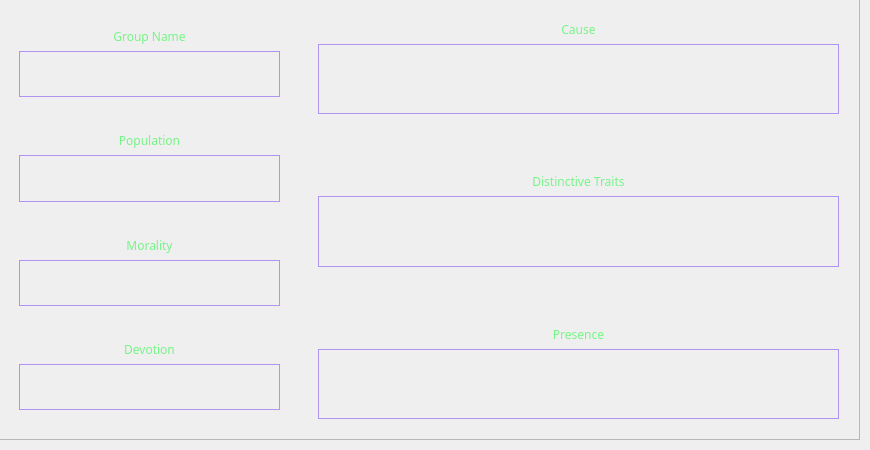
    <widget class="QWidget" name="page5Grp">
     <widget class="QWidget" name="gridLayoutWidget_7">
      <property name="geometry">
       <rect>
        <x>-1</x>
        <y>-1</y>
        <width>861</width>
        <height>441</height>
       </rect>
      </property>
      <layout class="QGridLayout" name="grpGridContainer">
       <item row="0" column="0">
        <widget class="QFrame" name="grpFrame">
         <property name="frameShape">
          <enum>QFrame::StyledPanel</enum>
         </property>
         <property name="frameShadow">
          <enum>QFrame::Raised</enum>
         </property>
         <widget class="QWidget" name="verticalLayoutWidget_6">
          <property name="geometry">
           <rect>
            <x>20</x>
            <y>0</y>
            <width>261</width>
            <height>411</height>
           </rect>
          </property>
          <layout class="QVBoxLayout" name="grpSmallVL">
           <item>
            <widget class="QLabel" name="grpNameTxt">
             <property name="font">
              <font>
               <family>Bahnschrift Light</family>
              </font>
             </property>
             <property name="styleSheet">
              <string notr="true">.QLabel {color: rgba(119,244,136,255);}</string>
             </property>
             <property name="text">
              <string>Group Name</string>
             </property>
             <property name="alignment">
              <set>Qt::AlignBottom|Qt::AlignHCenter</set>
             </property>
             <property name="wordWrap">
              <bool>true</bool>
             </property>
            </widget>
           </item>
           <item>
            <widget class="QLabel" name="grpNameLabel">
             <property name="font">
              <font>
               <family>Bahnschrift Light</family>
              </font>
             </property>
             <property name="styleSheet">
              <string notr="true">.QLabel {border: 1px solid rgba(177,147,242,255); color: rgba(119,244,136,255)}</string>
             </property>
             <property name="text">
              <string/>
             </property>
             <property name="alignment">
              <set>Qt::AlignCenter</set>
             </property>
             <property name="wordWrap">
              <bool>true</bool>
             </property>
             <property name="margin">
              <number>5</number>
             </property>
            </widget>
           </item>
           <item>
            <widget class="QLabel" name="grpPopTxt">
             <property name="font">
              <font>
               <family>Bahnschrift Light</family>
              </font>
             </property>
             <property name="styleSheet">
              <string notr="true">.QLabel {color: rgba(119,244,136,255);}</string>
             </property>
             <property name="text">
              <string>Population</string>
             </property>
             <property name="alignment">
              <set>Qt::AlignBottom|Qt::AlignHCenter</set>
             </property>
             <property name="wordWrap">
              <bool>true</bool>
             </property>
            </widget>
           </item>
           <item>
            <widget class="QLabel" name="grpPopTxt_2">
             <property name="font">
              <font>
               <family>Bahnschrift Light</family>
              </font>
             </property>
             <property name="styleSheet">
              <string notr="true">.QLabel {border: 1px solid rgba(177,147,242,255); color: rgba(119,244,136,255)}</string>
             </property>
             <property name="text">
              <string/>
             </property>
             <property name="alignment">
              <set>Qt::AlignCenter</set>
             </property>
             <property name="wordWrap">
              <bool>true</bool>
             </property>
             <property name="margin">
              <number>5</number>
             </property>
            </widget>
           </item>
           <item>
            <widget class="QLabel" name="grpMoralityTxt">
             <property name="font">
              <font>
               <family>Bahnschrift Light</family>
              </font>
             </property>
             <property name="styleSheet">
              <string notr="true">.QLabel {color: rgba(119,244,136,255);}</string>
             </property>
             <property name="text">
              <string>Morality</string>
             </property>
             <property name="alignment">
              <set>Qt::AlignBottom|Qt::AlignHCenter</set>
             </property>
             <property name="wordWrap">
              <bool>true</bool>
             </property>
            </widget>
           </item>
           <item>
            <widget class="QLabel" name="grpMoralityLabel">
             <property name="font">
              <font>
               <family>Bahnschrift Light</family>
              </font>
             </property>
             <property name="styleSheet">
              <string notr="true">.QLabel {border: 1px solid rgba(177,147,242,255); color: rgba(119,244,136,255)}</string>
             </property>
             <property name="text">
              <string/>
             </property>
             <property name="alignment">
              <set>Qt::AlignCenter</set>
             </property>
             <property name="wordWrap">
              <bool>true</bool>
             </property>
             <property name="margin">
              <number>5</number>
             </property>
            </widget>
           </item>
           <item>
            <widget class="QLabel" name="grpDevotionTxt">
             <property name="font">
              <font>
               <family>Bahnschrift Light</family>
              </font>
             </property>
             <property name="styleSheet">
              <string notr="true">.QLabel {color: rgba(119,244,136,255);}</string>
             </property>
             <property name="text">
              <string>Devotion</string>
             </property>
             <property name="alignment">
              <set>Qt::AlignBottom|Qt::AlignHCenter</set>
             </property>
             <property name="wordWrap">
              <bool>true</bool>
             </property>
            </widget>
           </item>
           <item>
            <widget class="QLabel" name="grpDevotionTxt_2">
             <property name="font">
              <font>
               <family>Bahnschrift Light</family>
              </font>
             </property>
             <property name="styleSheet">
              <string notr="true">.QLabel {border: 1px solid rgba(177,147,242,255); color: rgba(119,244,136,255)}</string>
             </property>
             <property name="text">
              <string/>
             </property>
             <property name="alignment">
              <set>Qt::AlignCenter</set>
             </property>
             <property name="wordWrap">
              <bool>true</bool>
             </property>
             <property name="margin">
              <number>5</number>
             </property>
            </widget>
           </item>
          </layout>
         </widget>
         <widget class="QWidget" name="verticalLayoutWidget_9">
          <property name="geometry">
           <rect>
            <x>319</x>
            <y>-31</y>
            <width>521</width>
            <height>451</height>
           </rect>
          </property>
          <layout class="QVBoxLayout" name="grpBigVL">
           <item>
            <widget class="QLabel" name="grpCauseTxt">
             <property name="font">
              <font>
               <family>Bahnschrift Light</family>
              </font>
             </property>
             <property name="styleSheet">
              <string notr="true">.QLabel {color: rgba(119,244,136,255);}</string>
             </property>
             <property name="text">
              <string>Cause</string>
             </property>
             <property name="alignment">
              <set>Qt::AlignBottom|Qt::AlignHCenter</set>
             </property>
             <property name="wordWrap">
              <bool>true</bool>
             </property>
            </widget>
           </item>
           <item>
            <widget class="QLabel" name="grpCauseLabel">
             <property name="font">
              <font>
               <family>Bahnschrift Light</family>
              </font>
             </property>
             <property name="styleSheet">
              <string notr="true">.QLabel {border: 1px solid rgba(177,147,242,255); color: rgba(119,244,136,255)}</string>
             </property>
             <property name="text">
              <string/>
             </property>
             <property name="alignment">
              <set>Qt::AlignCenter</set>
             </property>
             <property name="wordWrap">
              <bool>true</bool>
             </property>
             <property name="margin">
              <number>5</number>
             </property>
            </widget>
           </item>
           <item>
            <widget class="QLabel" name="grpTraitsTxt">
             <property name="font">
              <font>
               <family>Bahnschrift Light</family>
              </font>
             </property>
             <property name="styleSheet">
              <string notr="true">.QLabel {color: rgba(119,244,136,255);}</string>
             </property>
             <property name="text">
              <string>Distinctive Traits</string>
             </property>
             <property name="alignment">
              <set>Qt::AlignBottom|Qt::AlignHCenter</set>
             </property>
             <property name="wordWrap">
              <bool>true</bool>
             </property>
            </widget>
           </item>
           <item>
            <widget class="QLabel" name="grpTraitsLabel">
             <property name="font">
              <font>
               <family>Bahnschrift Light</family>
              </font>
             </property>
             <property name="styleSheet">
              <string notr="true">.QLabel {border: 1px solid rgba(177,147,242,255); color: rgba(119,244,136,255)}</string>
             </property>
             <property name="text">
              <string/>
             </property>
             <property name="alignment">
              <set>Qt::AlignCenter</set>
             </property>
             <property name="wordWrap">
              <bool>true</bool>
             </property>
             <property name="margin">
              <number>5</number>
             </property>
            </widget>
           </item>
           <item>
            <widget class="QLabel" name="grpPresenceTxt">
             <property name="font">
              <font>
               <family>Bahnschrift Light</family>
              </font>
             </property>
             <property name="styleSheet">
              <string notr="true">.QLabel {color: rgba(119,244,136,255);}</string>
             </property>
             <property name="text">
              <string>Presence</string>
             </property>
             <property name="alignment">
              <set>Qt::AlignBottom|Qt::AlignHCenter</set>
             </property>
             <property name="wordWrap">
              <bool>true</bool>
             </property>
            </widget>
           </item>
           <item>
            <widget class="QLabel" name="grpPresenceLabel">
             <property name="font">
              <font>
               <family>Bahnschrift Light</family>
              </font>
             </property>
             <property name="styleSheet">
              <string notr="true">.QLabel {border: 1px solid rgba(177,147,242,255); color: rgba(119,244,136,255)}</string>
             </property>
             <property name="text">
              <string/>
             </property>
             <property name="alignment">
              <set>Qt::AlignCenter</set>
             </property>
             <property name="wordWrap">
              <bool>true</bool>
             </property>
             <property name="margin">
              <number>5</number>
             </property>
            </widget>
           </item>
          </layout>
         </widget>
        </widget>
       </item>
      </layout>
     </widget>
    </widget>
